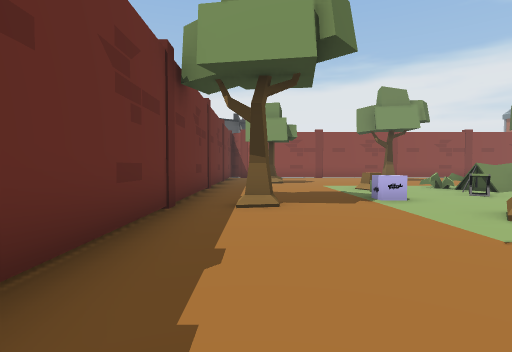
View 1 (above)

24 first-person views from a walk through a 3-D level made in the Unity game engine. The camera is 1.4 m above the floor, tilts 2° down and sees 80° across. The floor is counted in squares, 2 m on a side. Each view is taken from the middle of a square. On the plan, view 1 faces up. The plan holds only what a view shows up to about 10 squares ahead; the rest is blank. The place goes on beyond the plan. The player character is not drawn.

View 2
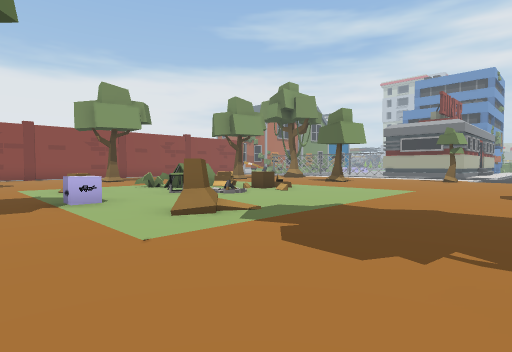

View 3
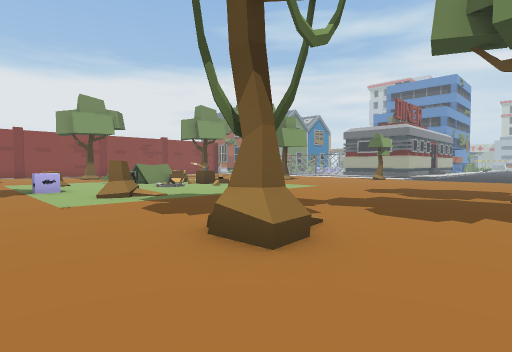

View 4
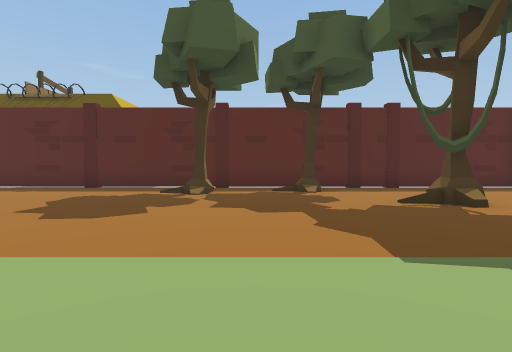

View 5
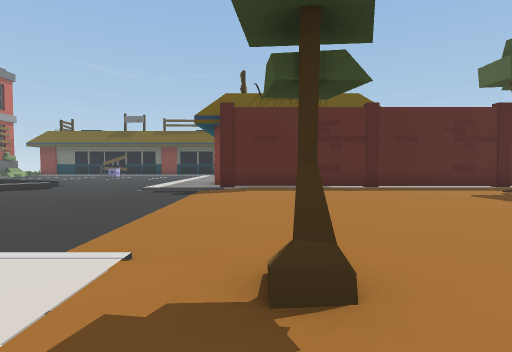

View 6
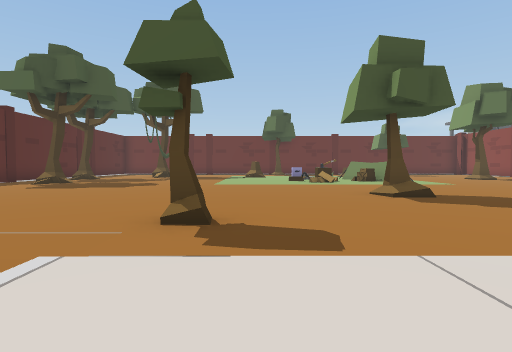

View 7
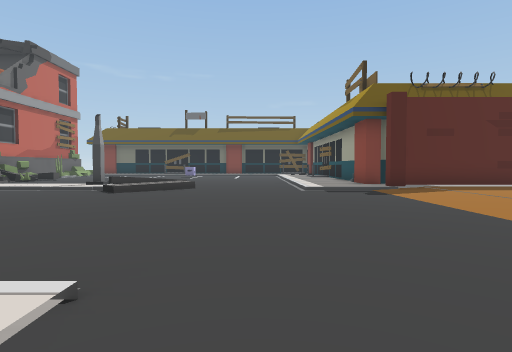

View 8
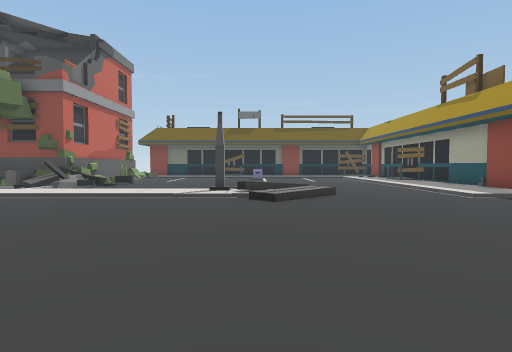

View 9
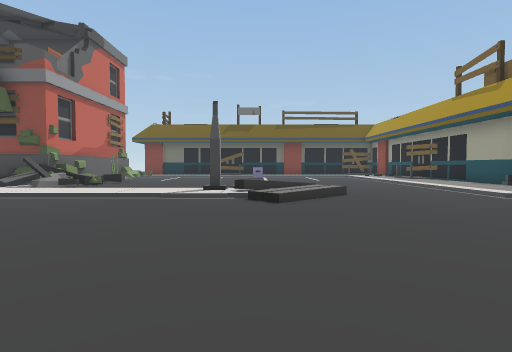

View 10
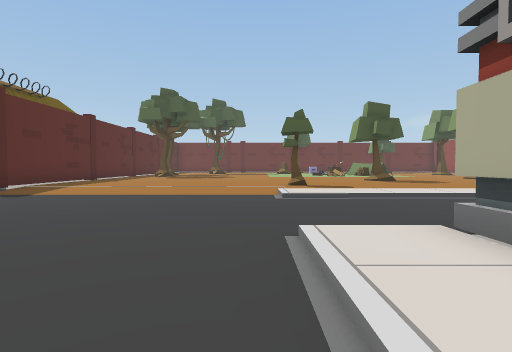

View 11
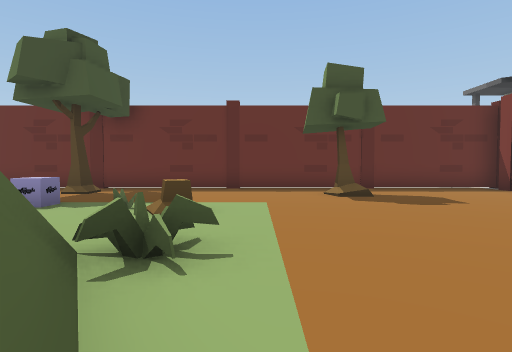

View 12
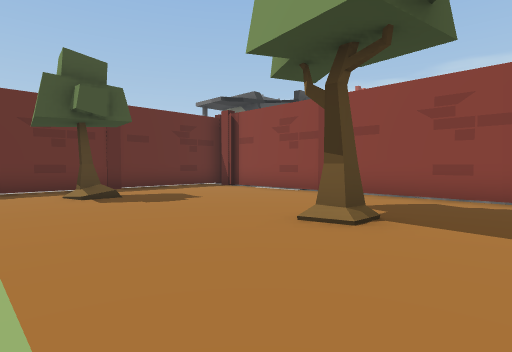

View 13
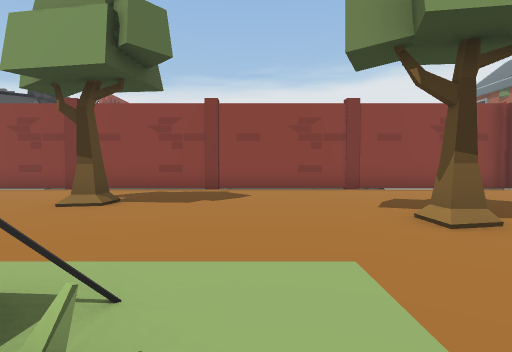

View 14
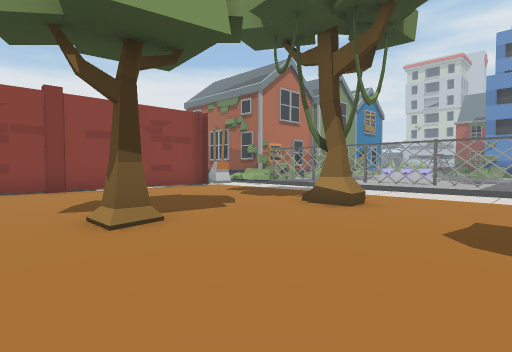

View 15
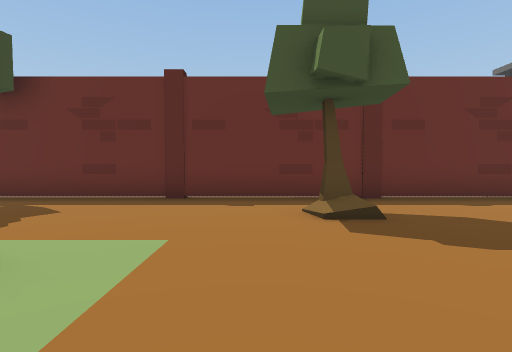

View 16
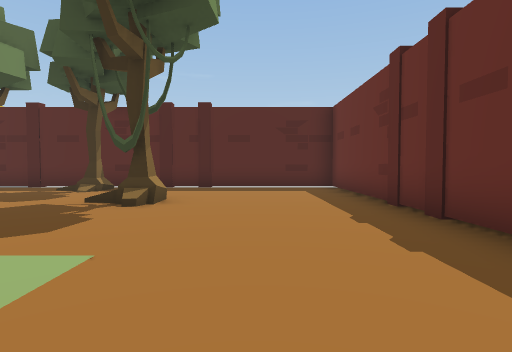

View 17
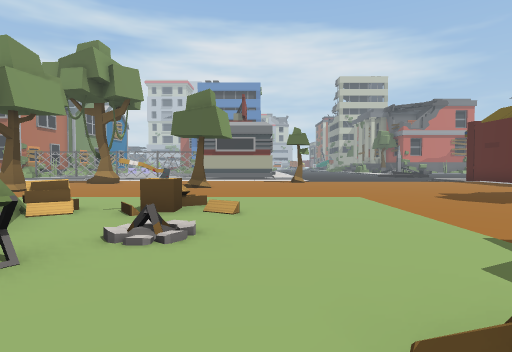

View 18
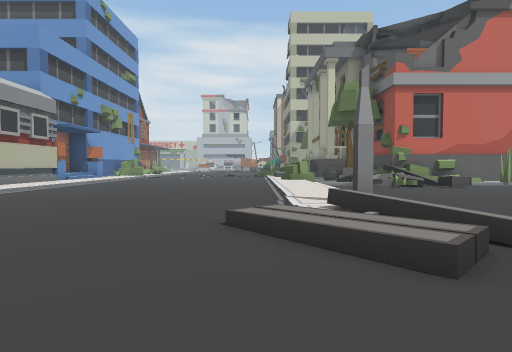

View 19
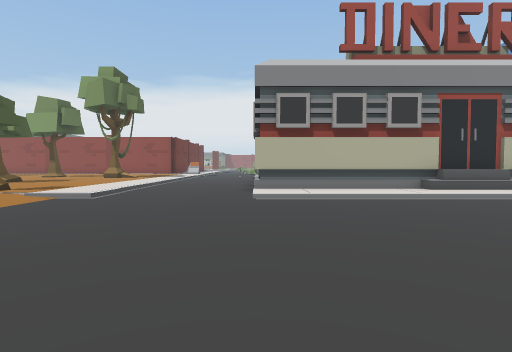

View 20
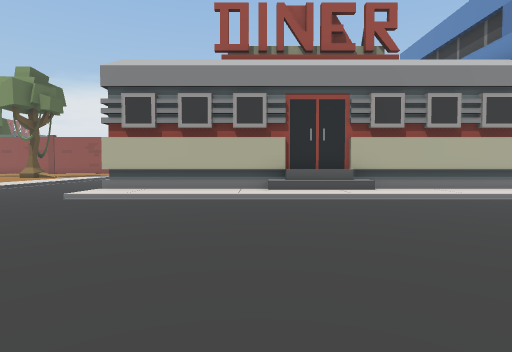

View 21
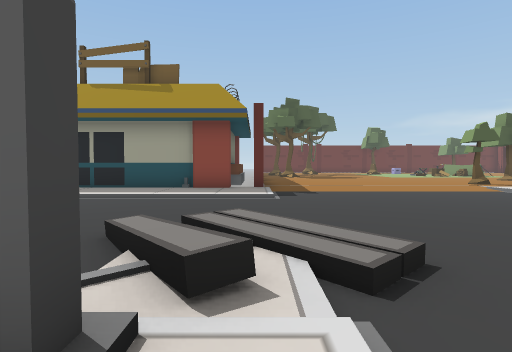

View 22
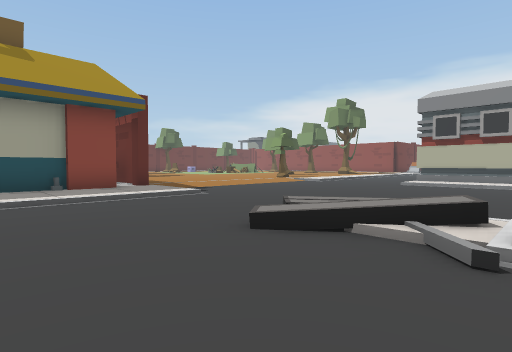

View 23
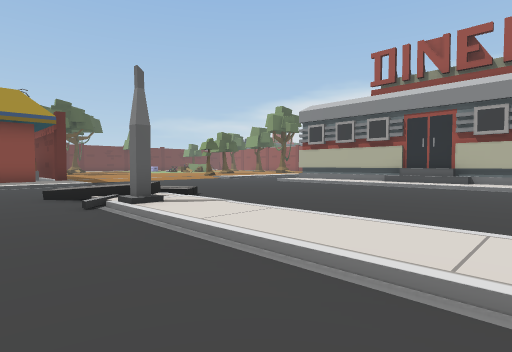

View 24
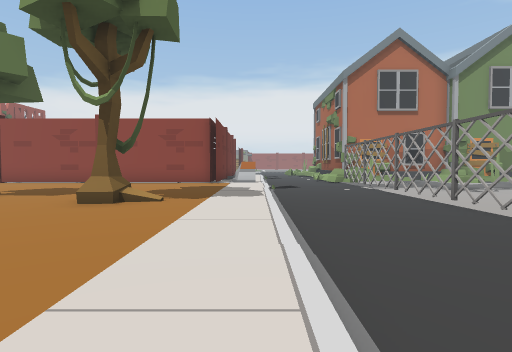

### Floor plan
Key: @ floor where view 1 was taken; # wall or solid block; x gap in a wall; . main floor; - floor 0.25 m lower than the main floor; _ floor 0.75 m lower than the main floor; / step, stairs or slope; = window, fence, low wall or low ledge; ^ raised ledge; O other object.
Columns run from 2 left of view 1 to 31 right of it. Each row starts with its distance up from view 1.
 18  #
 17 ###################=
 16 #..................
 15 #....................---x __
 14 #.......O............---x __
 13 #....................---# __
 12 #..O..........O......---#__
 11 #................O/..---x
 10 #....................---#
  9 #....=.=###..........---x
  8 #....=..##=..........---
  7 #......^..#....O.....--
  6 #....O..=.=..........---
  5 #.O..................---
  4 #.....#..............---##########
  3 #.................O..---/.........
  2 #...................--------------
  1 #...................--------------
  0 #.@..=..............--------------
 -1 #....O..............--------------
 -2 #...................--------------
 -3 #.......O.OO........--------------
 -4 #.......O...........------//------
 -5 ####################..---//=......
 -6                    #..----//#/////
 -7                    #..-----------/
 -8                    #..-----------/
 -9                    #..-----------=

Where each view was taken, in squares from view 1:
view 1: 0 up, 0 right, facing up
view 2: 0 up, 1 right, facing up-right
view 3: 3 down, 1 right, facing up-right
view 4: 5 up, 7 right, facing down
view 5: 5 up, 16 right, facing down
view 6: 4 up, 19 right, facing left
view 7: 4 up, 21 right, facing down
view 8: 3 up, 25 right, facing down
view 9: 2 up, 25 right, facing down
view 10: 2 up, 25 right, facing left
view 11: 10 up, 8 right, facing left
view 12: 10 up, 8 right, facing up-left
view 13: 8 up, 9 right, facing up
view 14: 8 up, 10 right, facing up-right
view 15: 11 up, 5 right, facing left
view 16: 5 up, 1 right, facing down
view 17: 5 up, 3 right, facing right
view 18: 4 down, 21 right, facing right
view 19: 4 down, 22 right, facing up
view 20: 4 down, 26 right, facing up
view 21: 5 down, 27 right, facing left
view 22: 9 down, 26 right, facing up-left
view 23: 8 down, 31 right, facing up-left
view 24: 5 up, 18 right, facing up
